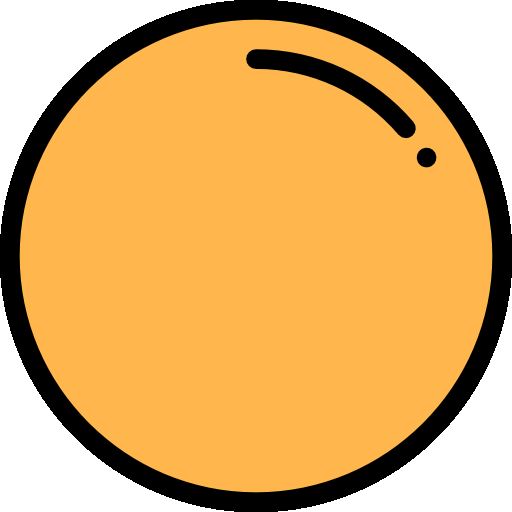
#> input picture Levitador/Gui/assets/balon.png, 512 x 512 px, given in place of the camera
$ python main.py
#> lines starting #> are read from the running program, lines starting #| are printed output that depends on the picture
import imutils
import time
import cv2
from imutils.video import VideoStream
from scipy.spatial import distance

video_stream = VideoStream(src=0).start()
time.sleep(2.0)

reference_pixel = (0, 0)
ball_size = 40 # mm

pixels_per_metric = None
reference_object = None

first_frame = None
previous_time = 0

blue_color = (180, 130, 70)

def mid_point(point_a, point_b):
    return (point_a[0] + point_b[0]) / 2.0, (point_a[1] + point_b[1]) / 2.0

# Bucle sobre los frames del video
while True:
    original_frame = video_stream.read()
#> original_frame is the input picture: shape (512, 512, 3); mean B, G, R 104.1, 173.4, 220.5
    if original_frame is None:
        continue

    # Crea una copia redimensionada del frame para el procesamiento
    resized_frame = imutils.resize(original_frame, width=500)
    clean_frame = original_frame.copy()

    # Convierte la copia redimensionada a escala de grises
    gray = cv2.cvtColor(resized_frame, cv2.COLOR_BGR2GRAY)
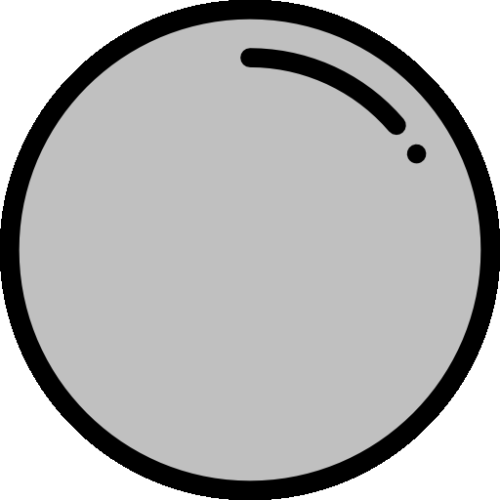
#> gray: shape (500, 500); min 0, max 255, mean 179.3

    # Aplica desenfoque para reducir el ruido
    gray = cv2.GaussianBlur(gray, (23, 23), 0)
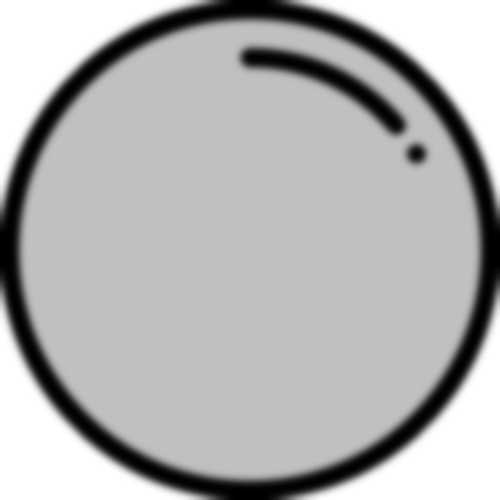
#> gray: shape (500, 500); min 0, max 255, mean 179.2

    # Inicializa el primer frame si no se ha hecho
    if first_frame is None:
        first_frame = gray
        continue

    # Calcula la diferencia entre el frame redimensionado actual y el primero
    frame_delta = cv2.absdiff(first_frame, gray)

    # Aplica umbral
    threshold = cv2.threshold(frame_delta, 25, 255, cv2.THRESH_BINARY)[1]
    threshold = cv2.dilate(threshold, None, iterations=2)

    # Encuentra contornos en la imagen con umbral
    contours = cv2.findContours(threshold.copy(), cv2.RETR_EXTERNAL, cv2.CHAIN_APPROX_SIMPLE)
    contours = imutils.grab_contours(contours)

    # Bucle sobre los contornos
    for contour in contours:
        if cv2.contourArea(contour) < 230:
            continue

        # Calcula el cuadro delimitador del contorno sobre el frame redimensionado
        (x, y, width, height) = cv2.boundingRect(contour)

        # Escala las coordenadas y el tamaño del cuadro al tamaño original
        scale_factor = original_frame.shape[1] / resized_frame.shape[1]
        (x, y, width, height) = int(x * scale_factor), int(y * scale_factor), int(width * scale_factor), int(height * scale_factor)

        # Dibuja el cuadro delimitador en el frame original
        cv2.rectangle(clean_frame, (x, y), (x + width, y + height), (0, 255, 0), 2)

        # Calcula el punto medio del cuadro delimitador
        ((center_x, center_y), radius) = cv2.minEnclosingCircle(contour)
        center_x, center_y = int(center_x * scale_factor), int(center_y * scale_factor)

        if pixels_per_metric is None:
            pixels_per_metric = radius * 2 / ball_size

        # Calcular la distancia euclidiana entre el punto medio y el punto de referencia
        distance_to_reference = distance.euclidean((center_x, center_y), reference_pixel)
        distance_to_reference /= pixels_per_metric * scale_factor

        # Dibuja el punto medio y  la distancia
        cv2.circle(clean_frame, (center_x, center_y), 5, blue_color, -1)
        cv2.line(clean_frame, (center_x, center_y), reference_pixel, blue_color, 2)

        mid_x, mid_y = mid_point((center_x, center_y), reference_pixel)
        cv2.putText(clean_frame, f"{distance_to_reference:.2f}mm", (int(mid_x), int(mid_y) - 10), cv2.FONT_HERSHEY_SIMPLEX, 1.0, blue_color, 2)

    # Calcula los FPS
    current_time = time.time()
    fps = 1 / (current_time - previous_time)
    previous_time = current_time

    # Dibuja los FPS en el frame original
    fpsText = "FPS: {:.2f}".format(fps)
    cv2.putText(clean_frame, fpsText, (original_frame.shape[1] - 200, 50), cv2.FONT_HERSHEY_DUPLEX, 1.0, (0, 0, 0), 2)

    # Muestra el stream de video
    cv2.imshow("Levitador de Pelota", clean_frame)

    # [7 lines of commented-out code are left out]
    key = cv2.waitKey(1) & 0xFF
    if key == ord("q"):
        break
    elif key == ord("r"):
        first_frame = gray
        pixels_per_metric = None

# Limpia la cámara y cierra las ventanas abiertas
video_stream.stop()
cv2.destroyAllWindows()
